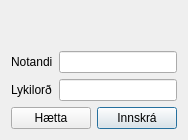
<?xml version="1.0" encoding="UTF-8"?>
<ui version="4.0">
 <class>LoginForm</class>
 <widget class="QDialog" name="LoginForm">
  <property name="geometry">
   <rect>
    <x>0</x>
    <y>0</y>
    <width>284</width>
    <height>334</height>
   </rect>
  </property>
  <property name="windowTitle">
   <string>Hraun Hótel - Innskráning</string>
  </property>
  <property name="inputMethodHints">
   <set>Qt::ImhNone</set>
  </property>
  <layout class="QVBoxLayout" name="verticalLayout_2">
   <property name="sizeConstraint">
    <enum>QLayout::SetFixedSize</enum>
   </property>
   <item>
    <layout class="QVBoxLayout" name="verticalLayout">
     <item alignment="Qt::AlignHCenter">
      <widget class="QLabel" name="logo">
       <property name="text">
        <string/>
       </property>
      </widget>
     </item>
    </layout>
   </item>
   <item>
    <layout class="QHBoxLayout" name="horizontalLayout">
     <property name="topMargin">
      <number>20</number>
     </property>
     <item>
      <layout class="QVBoxLayout" name="verticalLayout_3">
       <item>
        <widget class="QLabel" name="labelUser">
         <property name="text">
          <string>Notandi</string>
         </property>
        </widget>
       </item>
       <item>
        <widget class="QLabel" name="labelPass">
         <property name="text">
          <string>Lykilorð</string>
         </property>
        </widget>
       </item>
      </layout>
     </item>
     <item>
      <layout class="QVBoxLayout" name="verticalLayout_4">
       <item>
        <widget class="QLineEdit" name="lineEditUser"/>
       </item>
       <item>
        <widget class="QLineEdit" name="lineEditPass"/>
       </item>
      </layout>
     </item>
    </layout>
   </item>
   <item>
    <layout class="QHBoxLayout" name="horizontalLayout_4">
     <item>
      <widget class="QPushButton" name="btncancellogin">
       <property name="focusPolicy">
        <enum>Qt::NoFocus</enum>
       </property>
       <property name="text">
        <string>Hætta</string>
       </property>
      </widget>
     </item>
     <item>
      <widget class="QPushButton" name="btnlogin">
       <property name="focusPolicy">
        <enum>Qt::StrongFocus</enum>
       </property>
       <property name="text">
        <string>Innskrá</string>
       </property>
      </widget>
     </item>
    </layout>
   </item>
  </layout>
 </widget>
 <resources>
  <include location="../resources/Logo.qrc"/>
 </resources>
 <connections/>
</ui>
